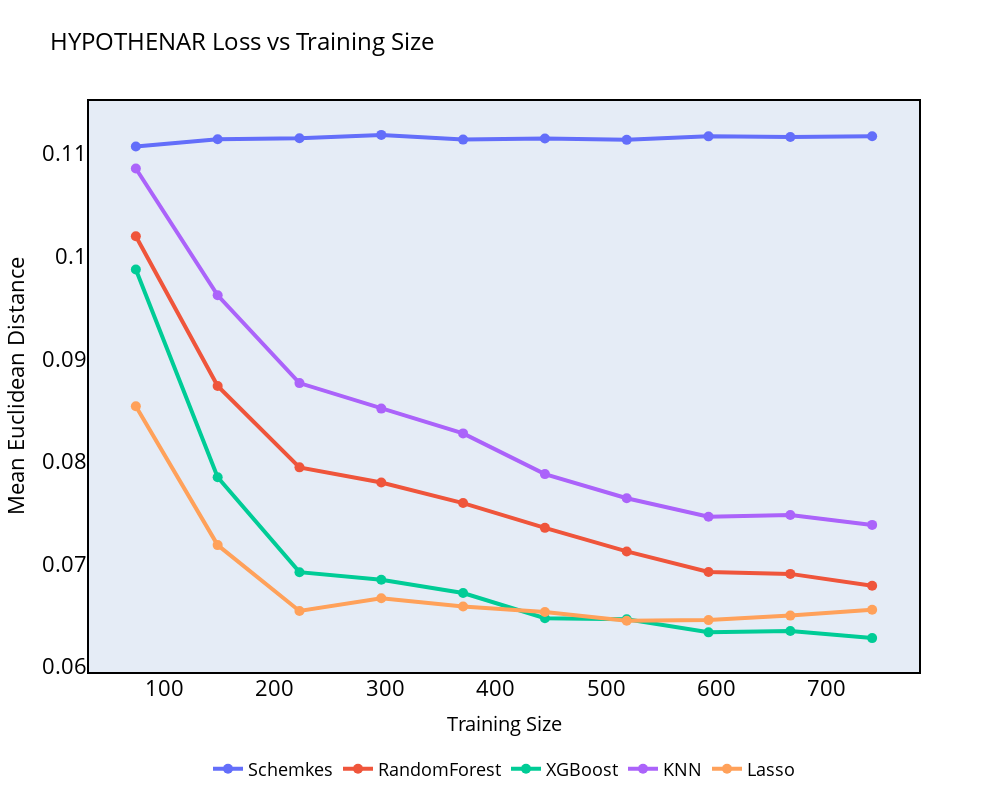

Notebook code cell kept with this figure:
### Code cell
# PLOT USING PLOTLY GRAPH OBJECTS
import plotly.graph_objects as go

# PLOT ONLY TEST ERROR
fig = go.Figure()
for model, model_data in data_hypo.items():
    fig.add_trace(
        go.Scatter(
            x=sizes_hypo,
            y=model_data["Test_Error"],
            mode="lines+markers",
            name=model,
            line=dict(width=4),
            marker=dict(size=10)
        )
    )

fig.update_layout(
    title="HYPOTHENAR Loss vs Training Size",
    width=1000,
    height=800,
    xaxis_title="Training Size",
    yaxis_title="Mean Euclidean Distance",
)
# Draw rectangle as border
fig.add_shape(
    dict(
        type="rect",
        xref="paper",
        yref="paper",
        x0=0,
        y0=0,
        x1=1,
        y1=1,
        line=dict(color="black", width=2),
    )
)
# Remove gridlines
fig.update_xaxes(showgrid=False)
fig.update_yaxes(showgrid=False)

# Make title font bigger
fig.update_layout(title_font_size=24)

# Make text color black
fig.update_layout(font=dict(color="black"))

# Set font to times new roman
# fig.update_layout(font=dict(family="Times New Roman"))
# Increase font of y and x axis
fig.update_xaxes(tickfont=dict(size=22))
fig.update_yaxes(tickfont=dict(size=22))
# Increase font of xaxis_title
fig.update_xaxes(title_font=dict(size=20))
# Increase font of yaxis_title
fig.update_yaxes(title_font=dict(size=22))
# Make legend bottom
fig.update_layout(
    legend=dict(
        orientation="h",  # Horizontal orientation
        yanchor="bottom",  # Anchor to the bottom of the legend
        y=-0.2,  # Adjust y position to move it slightly below the plot
        xanchor="center",  # Anchor to the center of the legend
        x=0.5  # Position the legend in the middle of the x-axis
    )
)
# Incraese legend font
fig.update_layout(legend=dict(font=dict(size=18)))
fig.show()
# Save to plots/REAL/THUMB_CMC_Loss_vs_Training_Size.png

### Figure 1 — Plotly figure (JSON) as saved in the notebook; plotly's stock layout.template omitted (floating-point values rounded to 4 significant figures)
{"data": [{"line": {"width": 4}, "marker": {"size": 10}, "mode": "lines+markers", "name": "Schemkes", "type": "scatter", "x": [74.1, 148.2, 222.3, 296.4, 370.5, 444.6, 518.7, 592.8, 666.9, 741], "y": [0.1107, 0.1114, 0.1115, 0.1118, 0.1114, 0.1115, 0.1113, 0.1117, 0.1116, 0.1117]}, {"line": {"width": 4}, "marker": {"size": 10}, "mode": "lines+markers", "name": "RandomForest", "type": "scatter", "x": [74.1, 148.2, 222.3, 296.4, 370.5, 444.6, 518.7, 592.8, 666.9, 741], "y": [0.102, 0.08735, 0.07943, 0.07795, 0.07595, 0.07354, 0.07124, 0.06923, 0.06905, 0.0679]}, {"line": {"width": 4}, "marker": {"size": 10}, "mode": "lines+markers", "name": "XGBoost", "type": "scatter", "x": [74.1, 148.2, 222.3, 296.4, 370.5, 444.6, 518.7, 592.8, 666.9, 741], "y": [0.09871, 0.07847, 0.06921, 0.06848, 0.06719, 0.06473, 0.06463, 0.06335, 0.06348, 0.06279]}, {"line": {"width": 4}, "marker": {"size": 10}, "mode": "lines+markers", "name": "KNN", "type": "scatter", "x": [74.1, 148.2, 222.3, 296.4, 370.5, 444.6, 518.7, 592.8, 666.9, 741], "y": [0.1085, 0.0962, 0.08764, 0.08515, 0.08274, 0.07877, 0.07642, 0.07462, 0.07479, 0.07382]}, {"line": {"width": 4}, "marker": {"size": 10}, "mode": "lines+markers", "name": "Lasso", "type": "scatter", "x": [74.1, 148.2, 222.3, 296.4, 370.5, 444.6, 518.7, 592.8, 666.9, 741], "y": [0.08538, 0.07185, 0.06543, 0.06668, 0.06588, 0.06534, 0.06448, 0.06454, 0.06498, 0.06555]}, {"line": {"width": 4}, "marker": {"size": 10}, "mode": "lines+markers", "name": "Lasso_no_thumb", "type": "scatter", "x": [74.1, 148.2, 222.3, 296.4, 370.5, 444.6, 518.7, 592.8, 666.9, 741], "y": []}], "layout": {"font": {"color": "black"}, "height": 800, "legend": {"font": {"size": 18}, "orientation": "h", "x": 0.5, "xanchor": "center", "y": -0.2, "yanchor": "bottom"}, "shapes": [{"line": {"color": "black", "width": 2}, "type": "rect", "x0": 0, "x1": 1, "xref": "paper", "y0": 0, "y1": 1, "yref": "paper"}], "title": {"font": {"size": 24}, "text": "HYPOTHENAR Loss vs Training Size"}, "width": 1000, "xaxis": {"showgrid": false, "tickfont": {"size": 22}, "title": {"font": {"size": 20}, "text": "Training Size"}}, "yaxis": {"showgrid": false, "tickfont": {"size": 22}, "title": {"font": {"size": 22}, "text": "Mean Euclidean Distance"}}}}
